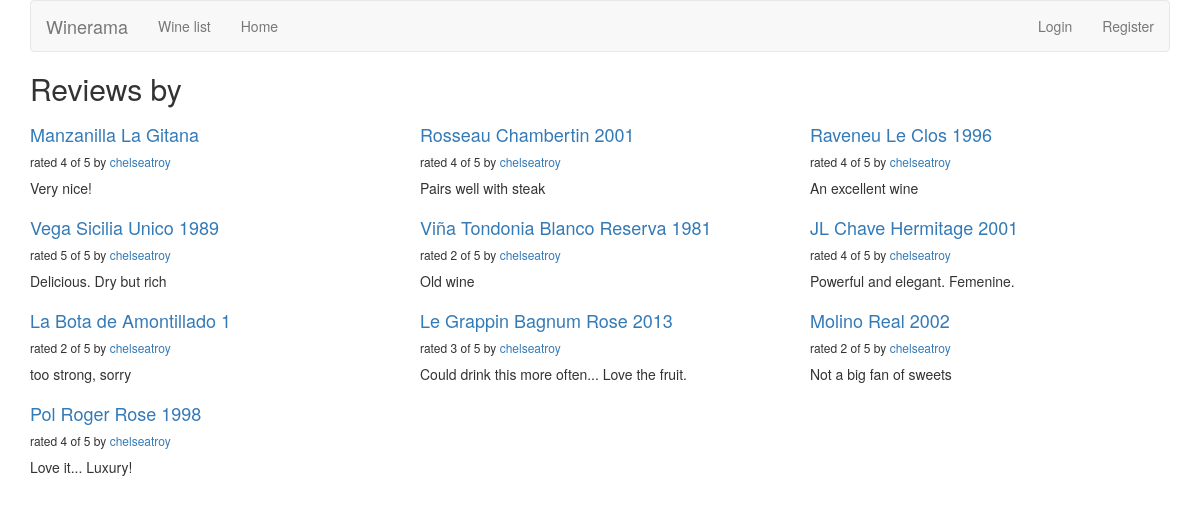
Screenshot of /reviews/review/user/chelseatroy/ with the database file from the repository.
### reviews/models.py (models this page shows, shortened)
class Review(models.Model):
    RATING_CHOICES = (
        (1, '1'),
        (2, '2'),
        (3, '3'),
        (4, '4'),
        (5, '5'),
    )
    wine = models.ForeignKey(Wine)
    pub_date = models.DateTimeField('date published')
    user_name = models.CharField(max_length=100)
    comment = models.CharField(max_length=200)
    rating = models.IntegerField(choices=RATING_CHOICES)

class Wine(models.Model):
    name = models.CharField(max_length=200)
    user_name = models.CharField(max_length=100, default = '')
    description = models.CharField(max_length=200, default = '')

### reviews/views.py (the view)
# urls.py: url(r'^review/user/(?P<username>\w+)/$', views.user_review_list, name='user_review_list'),
def user_review_list(request, username=None):
    if not username:
        username = request.user.username
    latest_review_list = Review.objects.filter(user_name=username).order_by('-pub_date')
    context = {'latest_review_list': latest_review_list, 'username': username}
    return render(request, 'reviews/user_review_list.html', context)

### reviews/templates/reviews/user_review_list.html
{% extends 'reviews/review_list.html' %}
{% block title %}
<h2>Reviews by {{ user.username }}</h2>
{% endblock %}

### reviews/templates/reviews/review_list.html (shortened to what this page needs)
{% extends 'base.html' %}
{% block content %}
{% if latest_review_list %}
<div class="row">
    {% for review in latest_review_list %}
    <div class="col-xs-6 col-lg-4">
        <h4><a href="{% url 'reviews:review_detail' review.id %}">
        {{ review.wine.name }}
        </a></h4>
        <h6>rated {{ review.rating }} of 5 by <a href="{% url 'reviews:user_review_list' review.user_name %}" >{{ review.user_name }}</a></h6>
        <p>{{ review.comment }}</p>
    </div>
    {% endfor %}
</div>
{% else %}
<p>No reviews are available.</p>
{% endif %}
{% endblock %}

### rows the page displays
Review: wine.name "Manzanilla La Gitana", rating "4", user_name "chelseatroy", comment "Very nice!"
Review: wine.name "Rosseau Chambertin 2001", rating "4", user_name "chelseatroy", comment "Pairs well with steak"
Review: wine.name "Raveneu Le Clos 1996", rating "4", user_name "chelseatroy", comment "An excellent wine"
Review: wine.name "Vega Sicilia Unico 1989", rating "5", user_name "chelseatroy", comment "Delicious. Dry but rich"
Review: wine.name "Viña Tondonia Blanco Reserva 1981", rating "2", user_name "chelseatroy", comment "Old wine"
Review: wine.name "JL Chave Hermitage 2001", rating "4", user_name "chelseatroy", comment "Powerful and elegant. Femenine."
Review: wine.name "La Bota de Amontillado 1", rating "2", user_name "chelseatroy", comment "too strong, sorry"
Review: wine.name "Le Grappin Bagnum Rose 2013", rating "3", user_name "chelseatroy", comment "Could drink this more often... Love the fruit."
Review: wine.name "Molino Real 2002", rating "2", user_name "chelseatroy", comment "Not a big fan of sweets"
Review: wine.name "Pol Roger Rose 1998", rating "4", user_name "chelseatroy", comment "Love it... Luxury!"
